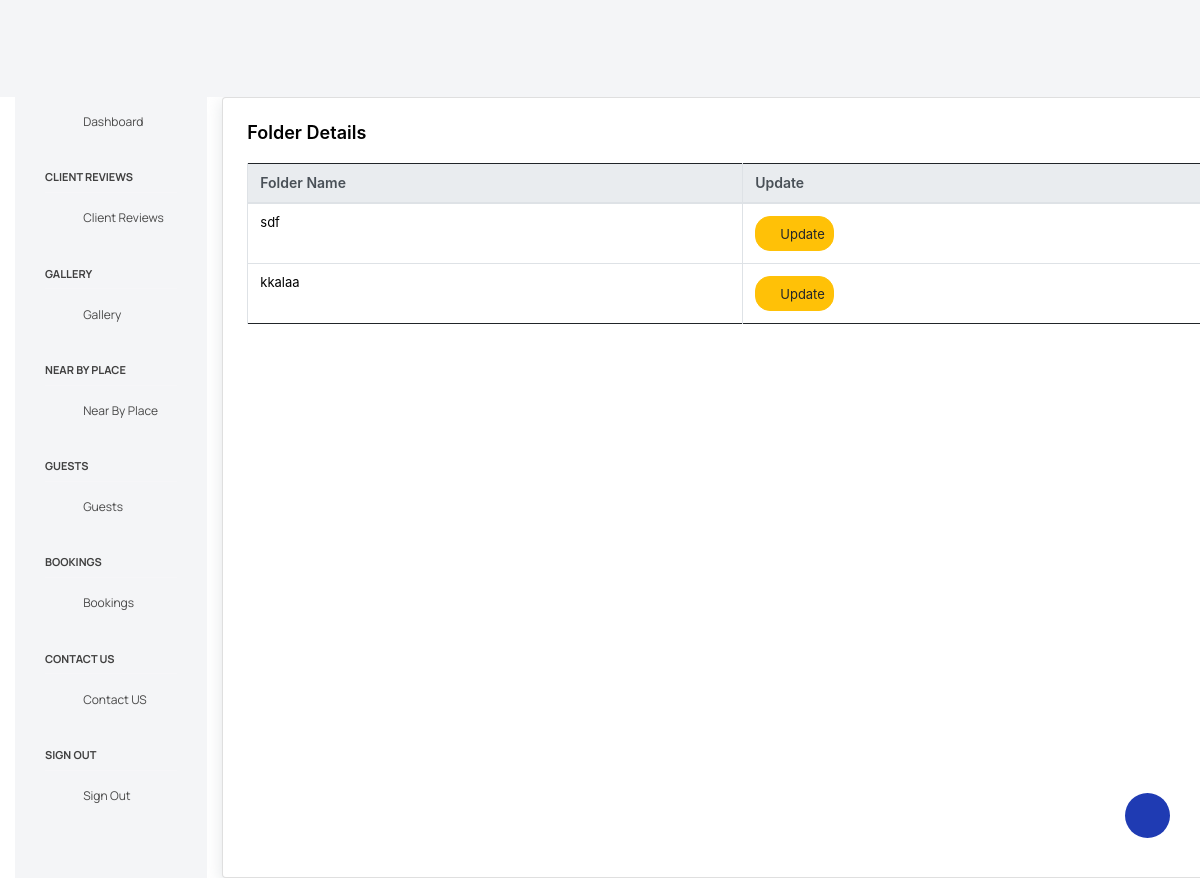
Page /view-folders/ (signed in) on the earlier database version.
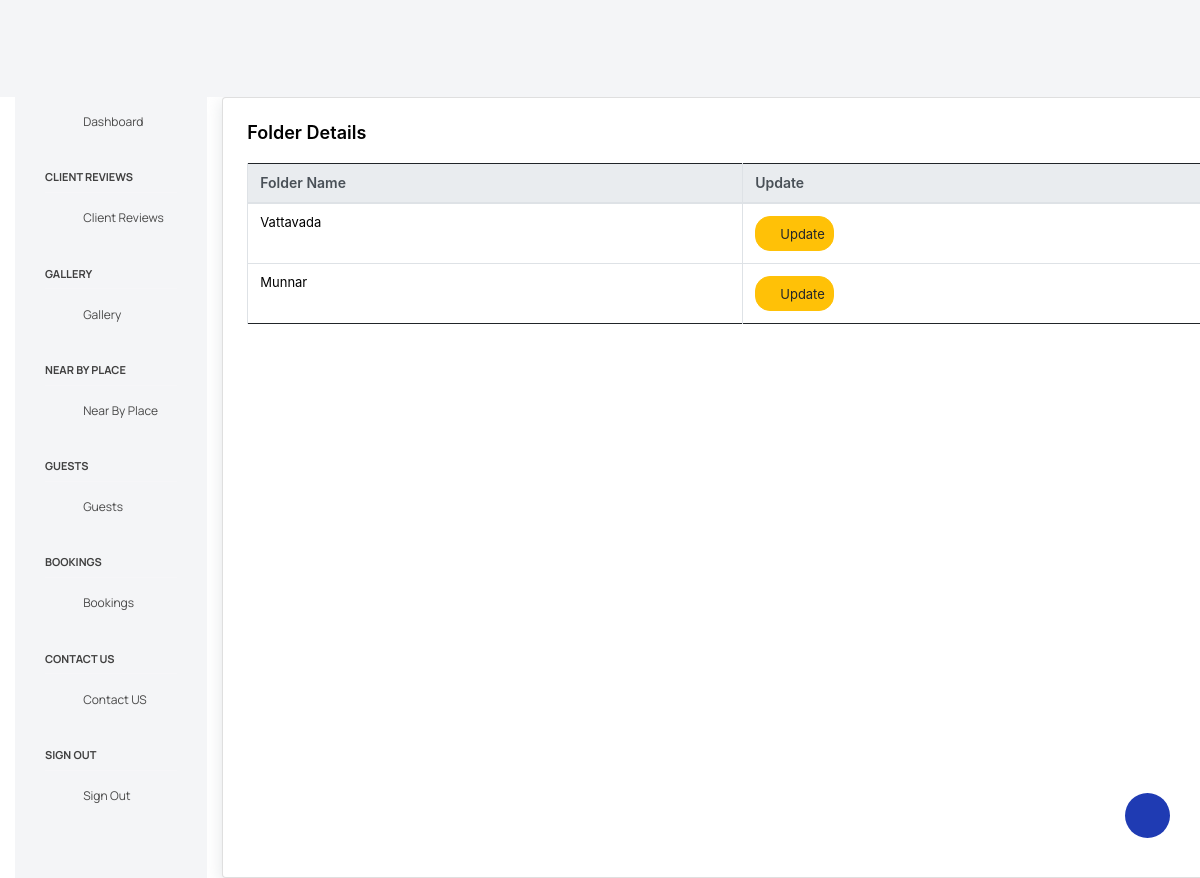
Same page on the later database version.
### grandywoods_app/models.py (models this page shows, shortened)
class Folder(models.Model):
    name = models.CharField(max_length=100,null=True,blank=True)

### grandywoods_app/views.py (the view)
# urls.py: path('view-folders/', views.view_folders, name='view_folders'),
@login_required(login_url='user_login')
def view_folders(request):
    folders = Folder.objects.all().order_by('-id')
    return render(request, 'admin_pages/view_folders.html', {'folders': folders})

### templates/admin_pages/view_folders.html (shortened to what this page needs)
{% extends "admin_pages/base.html" %}
{% load static %}
{% block content %}
<link rel="stylesheet" href="https://stackpath.bootstrapcdn.com/bootstrap/4.5.2/css/bootstrap.min.css">
<div class="col-lg-12 stretch-card">
    <div class="card">
        <div class="card-body">
            <h4 class="card-title">Folder Details</h4>
            <div class="table-responsive">
                <table class="table table-bordered" style="width: 1400px;">
                    <thead class="thead-light">
                        <tr>
                            <th>Folder Name</th>
                            <th>Update</th>
                        </tr>
                    </thead>
                    <tbody>
                        {% for folder in folders %}
                        <tr>
                            <td>{{ folder.name }}</td>
                            <td>
                                <a href="{% url 'update_folder' folder.id %}" class="btn btn-warning btn-sm">
                                    <i class="mdi mdi-cloud-upload" aria-hidden="true"></i> Update
                                </a>
                            </td>
                        </tr>
                        {% empty %}
                        <tr>
                            <td colspan="3" class="text-center">No folders available.</td>
                        </tr>
                        {% endfor %}
                    </tbody>
                </table>
            </div>
        </div>
    </div>
</div>
{% endblock %}

Differences in the rows shown:
changed Folder: name "sdf" → "Vattavada"
changed Folder: name "kkalaa" → "Munnar"
